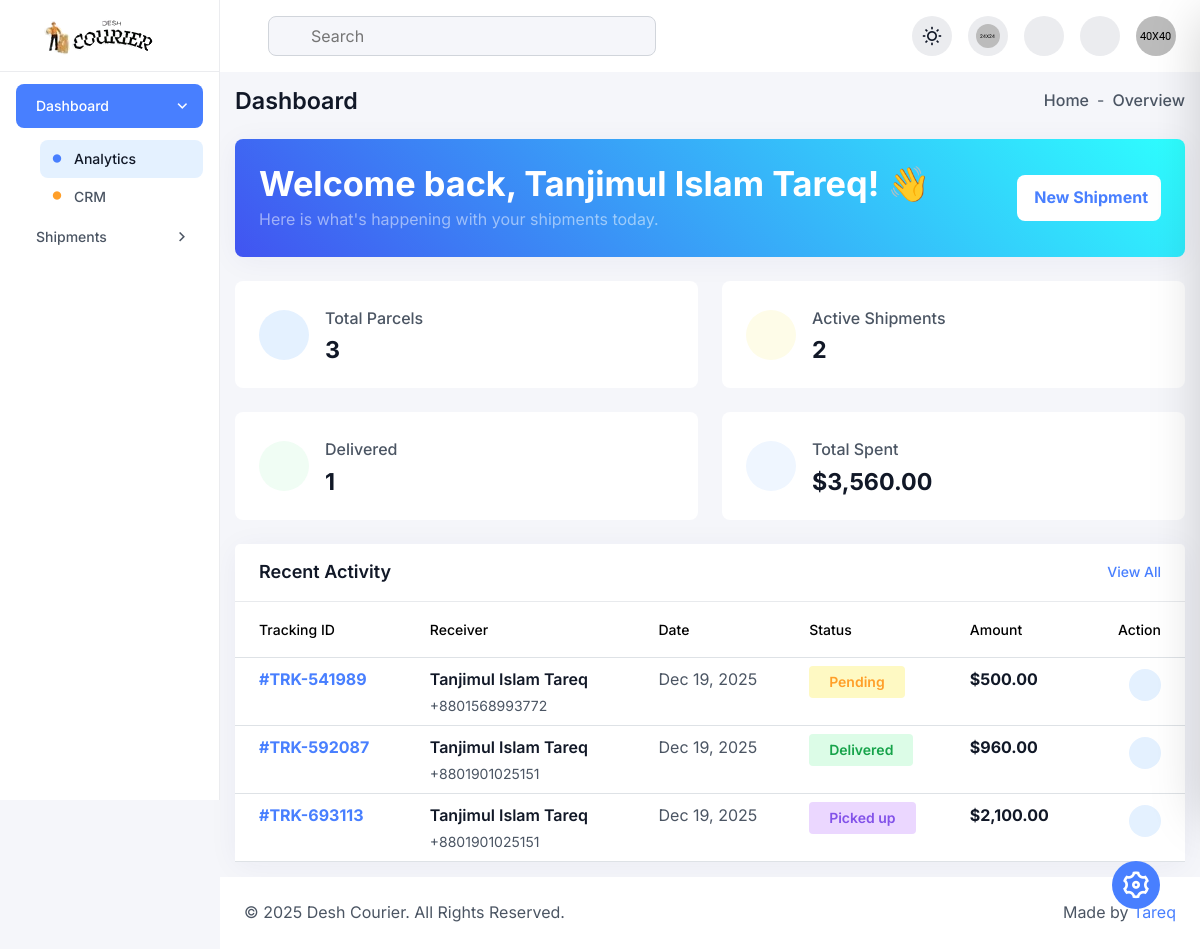
The page /dashboard/index.php (signed in) on the database as committed earlier.
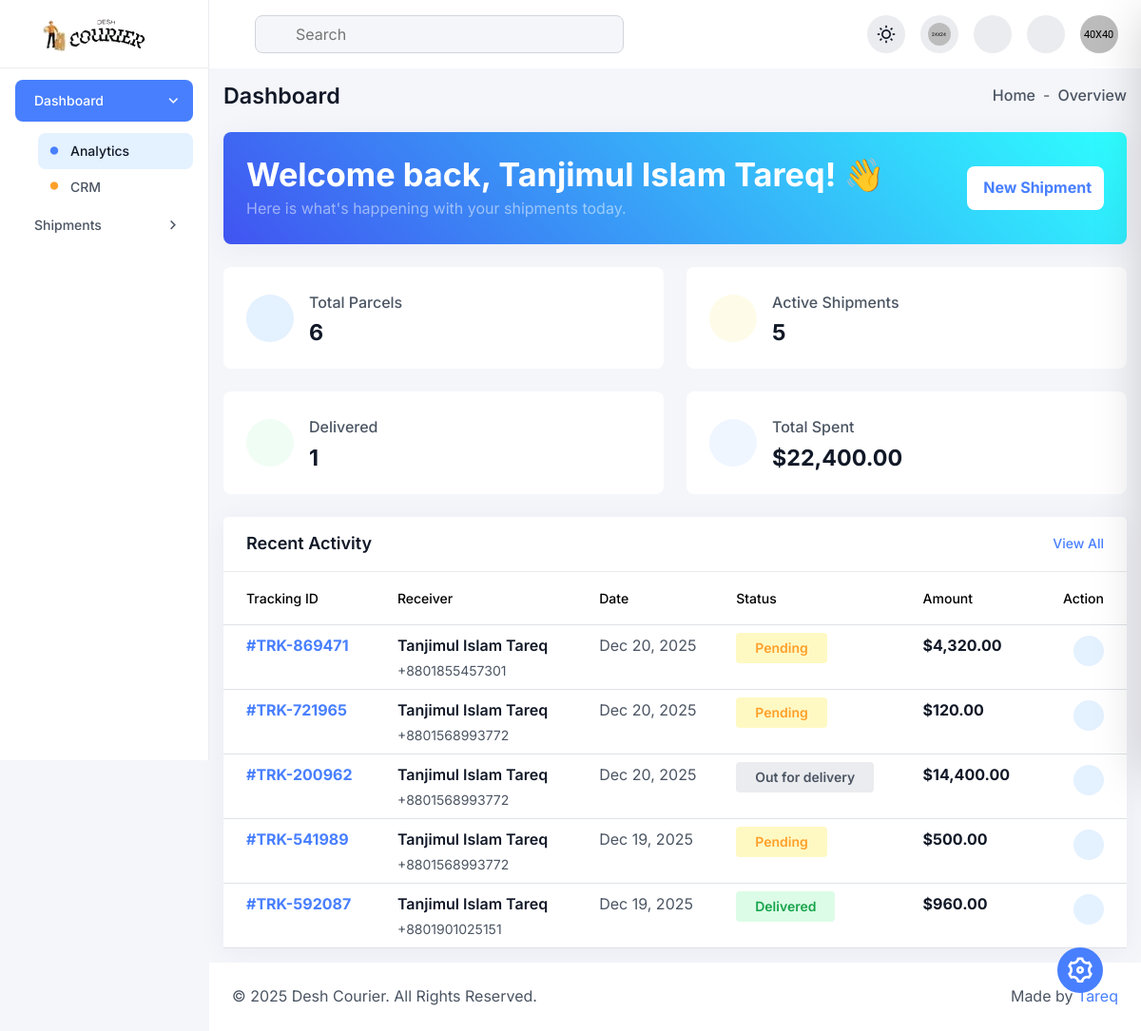
The same page on the database as committed later.
### tables this page shows
CREATE TABLE `parcels` (
  `parcel_id` int(11) NOT NULL,
  `tracking_number` varchar(50) NOT NULL,
  `parcel_type` enum('Parcel','Document') DEFAULT 'Parcel',
  `sender_name` varchar(100) NOT NULL,
  `sender_phone` varchar(20) NOT NULL,
  `sender_address` text NOT NULL,
  `receiver_name` varchar(100) NOT NULL,
  `receiver_phone` varchar(20) NOT NULL,
  `receiver_address` text NOT NULL,
  `weight_kg` decimal(5,2) DEFAULT NULL,
  `delivery_type` enum('standard','express','same_day') DEFAULT 'standard',
  `price` decimal(10,2) NOT NULL,
  `payment_method` varchar(50) DEFAULT 'Cash (Receiver)',
  `current_status` enum('pending','picked_up','in_transit','out_for_delivery','delivered','returned','cancelled') DEFAULT 'pending',
  `assigned_courier_id` int(11) DEFAULT NULL,
  `branch_id` int(11) DEFAULT NULL,
  `created_at` timestamp NOT NULL DEFAULT current_timestamp(),
  `updated_at` timestamp NOT NULL DEFAULT current_timestamp() ON UPDATE current_timestamp()
);

### dashboard/index.php (the view, shortened to what the changed rows need)
<?php
require 'db.php';
$user_id = $_SESSION['user_id'];
try {
    $stmt = $pdo->prepare("SELECT full_name, phone FROM users WHERE user_id = ?");
    $stmt->execute([$user_id]);
    $user = $stmt->fetch(PDO::FETCH_ASSOC);
    $userPhone = $user['phone'] ?? '';
} catch (Exception $e) {
    die("Database Error");
}
$stats = [
    'total' => 0,
    'pending' => 0,
    'delivered' => 0,
    'total_spent' => 0
];
if (!empty($userPhone)) {
    $stmt = $pdo->prepare("SELECT COUNT(*) FROM parcels WHERE sender_phone = ?");
    $stmt->execute([$userPhone]);
    $stats['total'] = $stmt->fetchColumn();
    $stmt = $pdo->prepare("SELECT COUNT(*) FROM parcels WHERE sender_phone = ? AND current_status != 'delivered' AND current_status != 'cancelled'");
    $stmt->execute([$userPhone]);
    $stats['pending'] = $stmt->fetchColumn();
    $stmt = $pdo->prepare("SELECT COUNT(*) FROM parcels WHERE sender_phone = ? AND current_status = 'delivered'");
    $stmt->execute([$userPhone]);
    $stats['delivered'] = $stmt->fetchColumn();
    $stmt = $pdo->prepare("SELECT SUM(price) FROM parcels WHERE sender_phone = ?");
    $stmt->execute([$userPhone]);
    $stats['total_spent'] = $stmt->fetchColumn() ?: 0;
    $stmt = $pdo->prepare("SELECT * FROM parcels WHERE sender_phone = ? ORDER BY created_at DESC LIMIT 5");
    $stmt->execute([$userPhone]);
    $recent_orders = $stmt->fetchAll(PDO::FETCH_ASSOC);
} else {
    $recent_orders = [];
}
?>
<?php include "inc/header.php"?>
<div class="dashboard-main-body">
    <div class="row gy-4 mb-24">
        <div class="col-xxl-3 col-sm-6">
            <div class="card h-100 radius-12 border-0 shadow-none bg-base">
                <div class="card-body p-24 d-flex align-items-center gap-3">
                    <div>
                        <p class="fw-medium text-secondary-light mb-1">Total Parcels</p>
                        <h6 class="fw-bold mb-0 text-primary-light"><?= $stats['total'] ?></h6>
                    </div>
                </div>
            </div>
        </div>
        <div class="col-xxl-3 col-sm-6">
            <div class="card h-100 radius-12 border-0 shadow-none bg-base">
                <div class="card-body p-24 d-flex align-items-center gap-3">
                    <div>
                        <p class="fw-medium text-secondary-light mb-1">Active Shipments</p>
                        <h6 class="fw-bold mb-0 text-primary-light"><?= $stats['pending'] ?></h6>
                    </div>
                </div>
            </div>
        </div>
        <div class="col-xxl-3 col-sm-6">
            <div class="card h-100 radius-12 border-0 shadow-none bg-base">
                <div class="card-body p-24 d-flex align-items-center gap-3">
                    <div>
                        <p class="fw-medium text-secondary-light mb-1">Total Spent</p>
                        <h6 class="fw-bold mb-0 text-primary-light">$<?= number_format($stats['total_spent'], 2) ?></h6>
                    </div>
                </div>
            </div>
        </div>
    </div>
    <div class="card h-100 p-0 radius-12">
        <div class="card-body p-0">
            <div class="table-responsive">
                <table class="table table-hover align-middle mb-0">
                    <thead class="bg-primary-50">
                        <tr>
                            <th class="ps-24 py-16 text-secondary-light text-sm fw-medium">Tracking ID</th>
                            <th class="py-16 text-secondary-light text-sm fw-medium">Receiver</th>
                            <th class="py-16 text-secondary-light text-sm fw-medium">Date</th>
                            <th class="py-16 text-secondary-light text-sm fw-medium">Status</th>
                            <th class="py-16 text-secondary-light text-sm fw-medium">Amount</th>
                            <th class="pe-24 py-16 text-secondary-light text-sm fw-medium text-end">Action</th>
                        </tr>
                    </thead>
                    <tbody>
                        <?php if (count($recent_orders) > 0): ?>
                            <?php foreach ($recent_orders as $order): ?>
                            <tr>
                                <td class="ps-24">
                                    <span class="text-primary-600 fw-bold">#<?= $order['tracking_number'] ?></span>
                                </td>
                                <td>
                                    <div class="d-flex flex-column">
                                        <span class="text-primary-light fw-semibold text-md"><?= htmlspecialchars($order['receiver_name']) ?></span>
                                        <span class="text-secondary-light text-sm"><?= htmlspecialchars($order['receiver_phone']) ?></span>
                                    </div>
                                </td>
                                <td>
                                    <span class="text-secondary-light text-md"><?= date('M d, Y', strtotime($order['created_at'])) ?></span>
                                </td>
                                <td>
                                    <?php
                                    $statusClass = 'bg-neutral-200 text-neutral-600';
                                    if($order['current_status'] == 'pending') {
                                        $statusClass = 'bg-warning-100 text-warning-600';
                                    } elseif($order['current_status'] == 'delivered') {
                                        $statusClass = 'bg-success-100 text-success-600';
                                    } elseif($order['current_status'] == 'cancelled' || $order['current_status'] == 'returned') {
                                        $statusClass = 'bg-danger-100 text-danger-600';
                                    } elseif($order['current_status'] == 'in_transit') {
                                        $statusClass = 'bg-info-100 text-info-600';
                                    } elseif($order['current_status'] == 'picked_up') {
                                        $statusClass = 'bg-lilac-100 text-lilac-600';
                                    }
                                    ?>
                                    <span class="badge text-sm fw-semibold px-20 py-9 radius-4 <?= $statusClass ?>">
                                        <?= str_replace('_', ' ', ucfirst($order['current_status'])) ?>
                                    </span>
                                </td>
                                <td>
                                    <span class="text-primary-light fw-bold">$<?= number_format($order['price'], 2) ?></span>
                                </td>
                                <td class="pe-24 text-end">
                                    <a href="track.php?id=<?= $order['tracking_number'] ?>"
                                       class="w-32-px h-32-px bg-primary-50 text-primary-600 rounded-circle d-inline-flex justify-content-center align-items-center hover-bg-primary-600 hover-text-white">
                                    </a>
                                </td>
                            </tr>
                            <?php endforeach; ?>
                        <?php endif; ?>
                    </tbody>
                </table>
            </div>
        </div>
    </div>
</div>
<?php include "inc/footer.php"?>

Rows that differ between the two databases and show on the page:
no longer on this page (row unchanged): parcels: tracking_number "TRK-693113", receiver_name "Tanjimul Islam Tareq", receiver_phone "+8801901025151", created_at "Dec 19, 2025", current_status "Picked up", price "2,100.00"
added parcels: tracking_number "TRK-869471", receiver_name "Tanjimul Islam Tareq", receiver_phone "+8801855457301", created_at "Dec 20, 2025", current_status "Pending", price "4,320.00"
added parcels: tracking_number "TRK-721965", receiver_name "Tanjimul Islam Tareq", receiver_phone "+8801568993772", created_at "Dec 20, 2025", current_status "Pending", price "120.00"
added parcels: tracking_number "TRK-200962", receiver_name "Tanjimul Islam Tareq", receiver_phone "+8801568993772", created_at "Dec 20, 2025", current_status "Out for delivery", price "14,400.00"
Other text that changed with them:
$stats['total']: "3" → "6"
$stats['pending']: "2" → "5"
$stats['total_spent']: "3,560.00" → "22,400.00"
